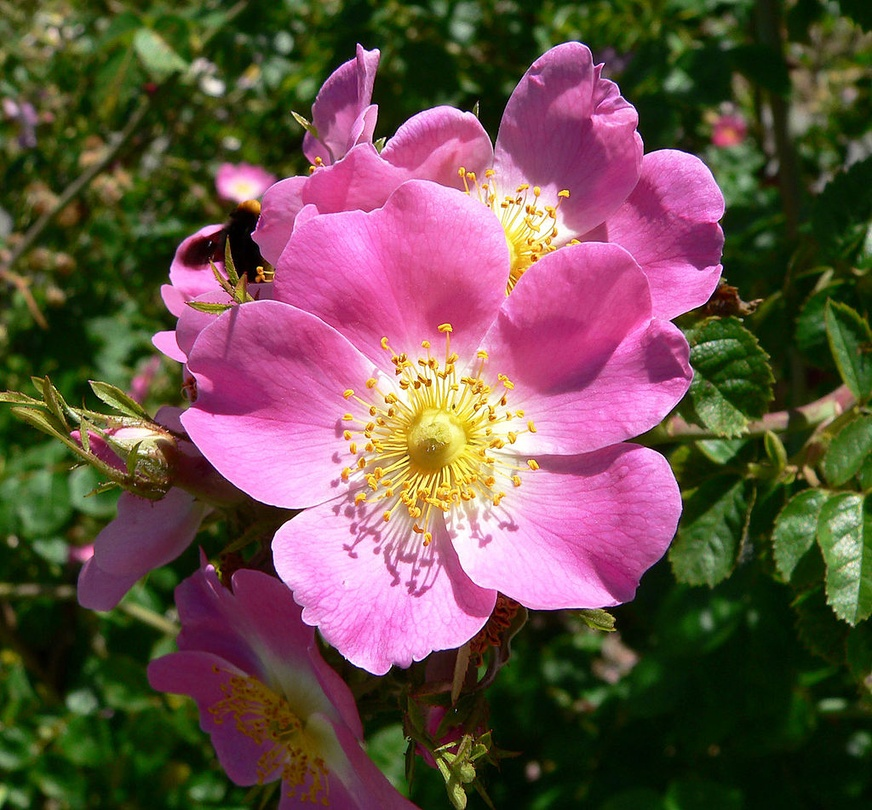
#> input picture _python/flower.jpg, 872 x 810 px, shrunk from 1024 x 951 before the run
$ python 6_Plotting.py
#> lines starting #> are read from the running program, lines starting #| are printed output that depends on the picture
# 6. Plotting

# The linspace function
import numpy as np

x = np.linspace(-2, 2, 10)

print(x)

# Line plot
import matplotlib.pyplot as plt

x = np.linspace(-2, 2, 10)
y = x ** 2

fig, ax = plt.subplots()
plt.plot(x, y)
plt.savefig('../_images/6_Line_plot_1.png', dpi=300)
#> figure, not shown here; curve peaks at x = -2, y = 4
plt.show()

x = np.linspace(-2, 2, 50)
y = x ** 2
plt.plot(x, y)
plt.savefig('../_images/6_Line_plot_2.png', dpi=300)
#> figure, not shown here; curve peaks at x = -2, y = 4
plt.show()

# Plot styles
fig, ax = plt.subplots()
plt.plot(x, y, 'b-o')
plt.savefig('../_images/6_Line_plot_3.png', dpi=300)
#> figure, not shown here; curve peaks at x = -2, y = 4
plt.show()

# Axis labels and titles
fig, ax = plt.subplots()
plt.plot(x, y, 'b-o')
plt.xlabel('x')
plt.ylabel('y')
plt.title('y = x^2')
plt.savefig('../_images/6_Line_plot_4.png', dpi=300)
#> figure, not shown here; curve peaks at x = -2, y = 4
plt.show()

# Font properties
fig, ax = plt.subplots()
plt.plot(x, y, 'b-o')
plt.xlabel('x', fontsize=14)
plt.ylabel('y', fontsize=14)
plt.title('y = x^2', fontsize=16, color='red')
plt.savefig('../_images/6_Line_plot_5.png', dpi=300)
#> figure, not shown here; curve peaks at x = -2, y = 4
plt.show()

# LaTeX in labels
fig, ax = plt.subplots()
plt.plot(x, y, 'b-o')
plt.xlabel('$x$', fontsize=14)
plt.ylabel('$y$', fontsize=14)
plt.title('$y = x^2$', fontsize=16, color='red')
plt.savefig('../_images/6_Line_plot_6.png', dpi=300)
#> figure, not shown here; curve peaks at x = -2, y = 4
plt.show()

# Save plot to file
fig.savefig('myplot.png')

# Axis limits
fig, ax = plt.subplots()
plt.plot(x, y, 'b-o')
plt.xlabel('$x$', fontsize=14)
plt.ylabel('$y$', fontsize=14)
plt.title('$y = x^2$', fontsize=16, color='red')
plt.xlim(0, 2)
plt.ylim(-1, 5)
plt.savefig('../_images/6_Line_plot_7.png', dpi=300)
#> figure, not shown here; curve peaks at x = -2, y = 4
plt.show()

# Aspect ratio
fig, ax = plt.subplots()
plt.plot(x, y, 'b-o')
plt.xlabel('$x$', fontsize=14)
plt.ylabel('$y$', fontsize=14)
plt.title('$y = x^2$', fontsize=16, color='red')
ax.set_aspect(0.25)
plt.savefig('../_images/6_Line_plot_8.png', dpi=300)
#> figure, not shown here; curve peaks at x = -2, y = 4
plt.show()

# Multiple plots on the same axes
x = np.linspace(-2, 2, 100)
y1 = x ** 2
y2 = x ** 3
y3 = x ** 4

fig, ax = plt.subplots()
plt.plot(x, y1)
plt.plot(x, y2)
plt.plot(x, y3)
plt.xlabel('$x$')
plt.ylabel('$y$')
plt.savefig('../_images/6_Multiple_plots_1.png', dpi=300)
#> figure, not shown here; curve peaks at x = -2, y = 4; curve peaks at x = 2, y = 8; curve peaks at x = -2, y = 16
plt.show()

# Adding a legend to a plot
fig, ax = plt.subplots()
plt.plot(x, y1, label='$y = x^2$')
plt.plot(x, y2, label='$y = x^3$')
plt.plot(x, y3, label='$y = x^4$')
plt.xlabel('$x$')
plt.ylabel('$y$')
plt.legend()
plt.savefig('../_images/6_Multiple_plots_2.png', dpi=300)
#> figure, not shown here; curve peaks at x = -2, y = 4; curve peaks at x = 2, y = 8; curve peaks at x = -2, y = 16
plt.show()

# Scatter plot
x = np.random.rand(100)
y = np.random.rand(100)

fig, ax = plt.subplots()
plt.scatter(x, y, color='r', marker='o')
plt.xlim(0, 1)
plt.ylim(0, 1)
plt.xlabel('$x$')
plt.ylabel('$y$')
plt.savefig('../_images/6_Scatter_plot_1.png', dpi=300)
plt.show()

# Mesh grid
x = np.linspace(0, 4, 5)
y = np.linspace(0, 3, 4)
X, Y = np.meshgrid(x, y)

print()
print(f"x = {x}")
print(f"y = {y}")
print(f"\nX = \n{X}")
print(f"\nY = \n{Y}")

# Plot surface
x = np.linspace(-1, 1, 30)
y = np.linspace(-1, 1, 30)
X, Y = np.meshgrid(x, y)
Z = np.sin(np.pi * X) * np.sin(np.pi * Y)

from mpl_toolkits.mplot3d import Axes3D

fig = plt.figure()
ax = plt.axes(projection='3d')
ax.plot_surface(X, Y, Z)
plt.xlabel('$x$')
plt.ylabel('$y$')
plt.title('$f(x,y) = \sin(\pi x)\sin(\pi y)$')
plt.savefig('../_images/6_Surface_plot_1.png', dpi=300)
plt.show()

# Colormaps
fig = plt.figure()
ax = plt.axes(projection='3d')
ax.plot_surface(X, Y, Z, cmap='jet')
plt.xlabel('$x$')
plt.ylabel('$y$')
plt.title('$f(x,y) = \sin(\pi x)\sin(\pi y)$')
plt.savefig('../_images/6_Surface_plot_2.png', dpi=300)
plt.show()

# Line colour
fig = plt.figure()
ax = plt.axes(projection='3d')
ax.plot_surface(X, Y, Z, cmap='jet', edgecolor='k')
plt.xlabel('$x$')
plt.ylabel('$y$')
plt.title('$f(x,y) = \sin(\pi x)\sin(\pi y)$')
plt.savefig('../_images/6_Surface_plot_3.png', dpi=300)
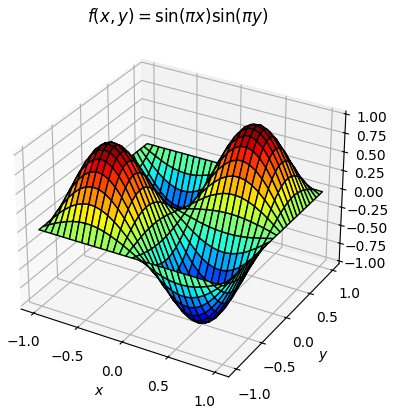
#> figure drawn by matplotlib, 1 panel
# plt.show()

# View angle
ax.view_init(elev=20,azim=30)
plt.show()
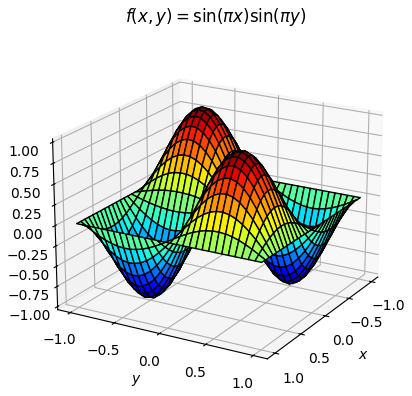
#> figure drawn by matplotlib, 1 panel

# Contour plot
fig, ax = plt.subplots()
plt.contour(X, Y, Z)
plt.xlabel('$x$')
plt.ylabel('$y$')
plt.savefig('../_images/6_Contour_plot_1.png', dpi=300)
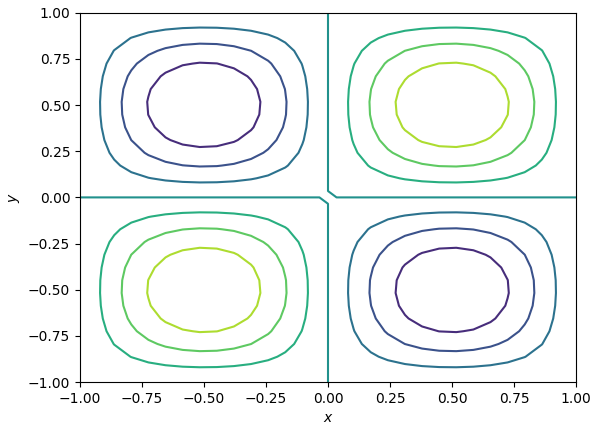
#> figure drawn by matplotlib, 1 panel
plt.show()

# Contour lines
fig, ax = plt.subplots()
plt.contour(X, Y, Z, 15)
plt.xlabel('$x$')
plt.ylabel('$y$')
plt.savefig('../_images/6_Contour_plot_2.png', dpi=300)
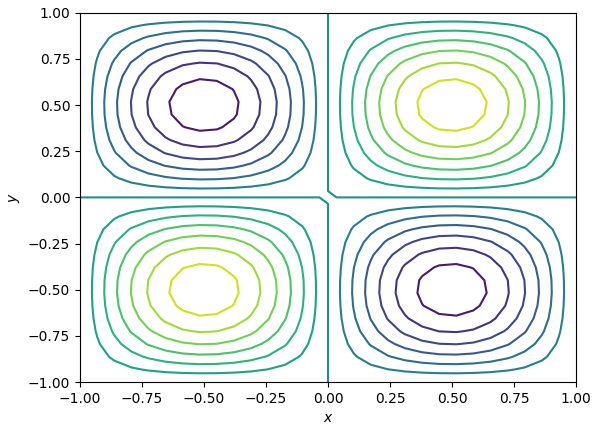
#> figure drawn by matplotlib, 1 panel
plt.show()

# Contour labels
fig, ax = plt.subplots()
my_contour = plt.contour(X, Y, Z, 12)
ax.clabel(my_contour)
plt.xlabel('$x$')
plt.ylabel('$y$')
plt.savefig('../_images/6_Contour_plot_3.png', dpi=300)
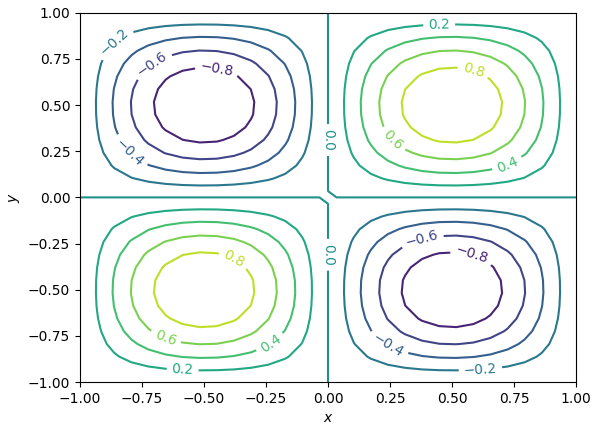
#> figure drawn by matplotlib, 1 panel
plt.show()

# Image plots
img = np.random.rand(10, 10)

plt.imshow(img)
plt.savefig('../_images/6_Image_plot_1.png', dpi=300)
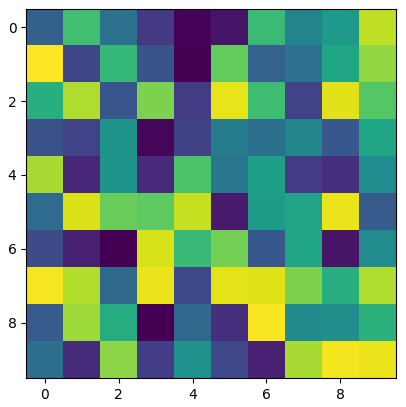
#> figure drawn by matplotlib, 1 panel
plt.show()

# Reading an image file
import matplotlib.image as mpimg

img = mpimg.imread('flower.jpg')
#> img is the input picture: shape (810, 872, 3); mean R, G, B 105.3, 80.5, 73.6

# Determine figure size based on the image size
height, width, colours = img.shape
#> height = 810; width = 872; colours = 3

print()
print(f"width       : {width}\nheight      : {height}\nno. colours : {colours}")
#| width       : 872
#| height      : 810
#| no. colours : 3

# Plot image
plt.imshow(img)
plt.savefig('../_images/6_Image_plot_2.png', dpi=300)
plt.show()

# Image processing
img2 = np.copy(img)
img2[:,:,0] = 0
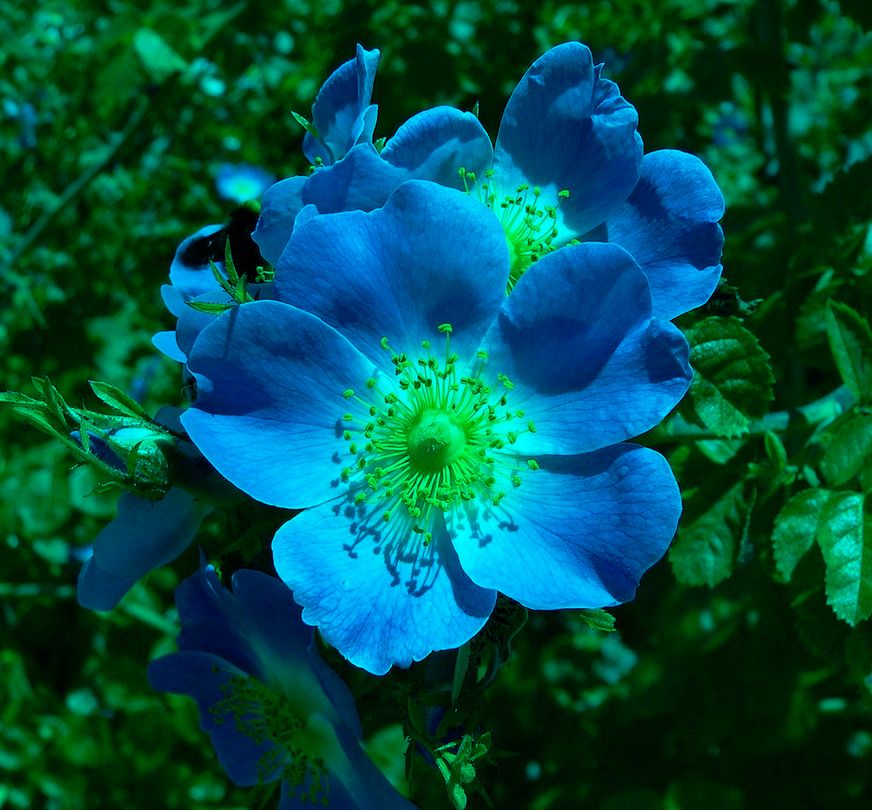
#> img2: shape (810, 872, 3); mean R, G, B 0, 80.5, 73.6

plt.imshow(img2)
plt.savefig('../_images/6_Image_plot_3.png', dpi=300)
plt.show()
